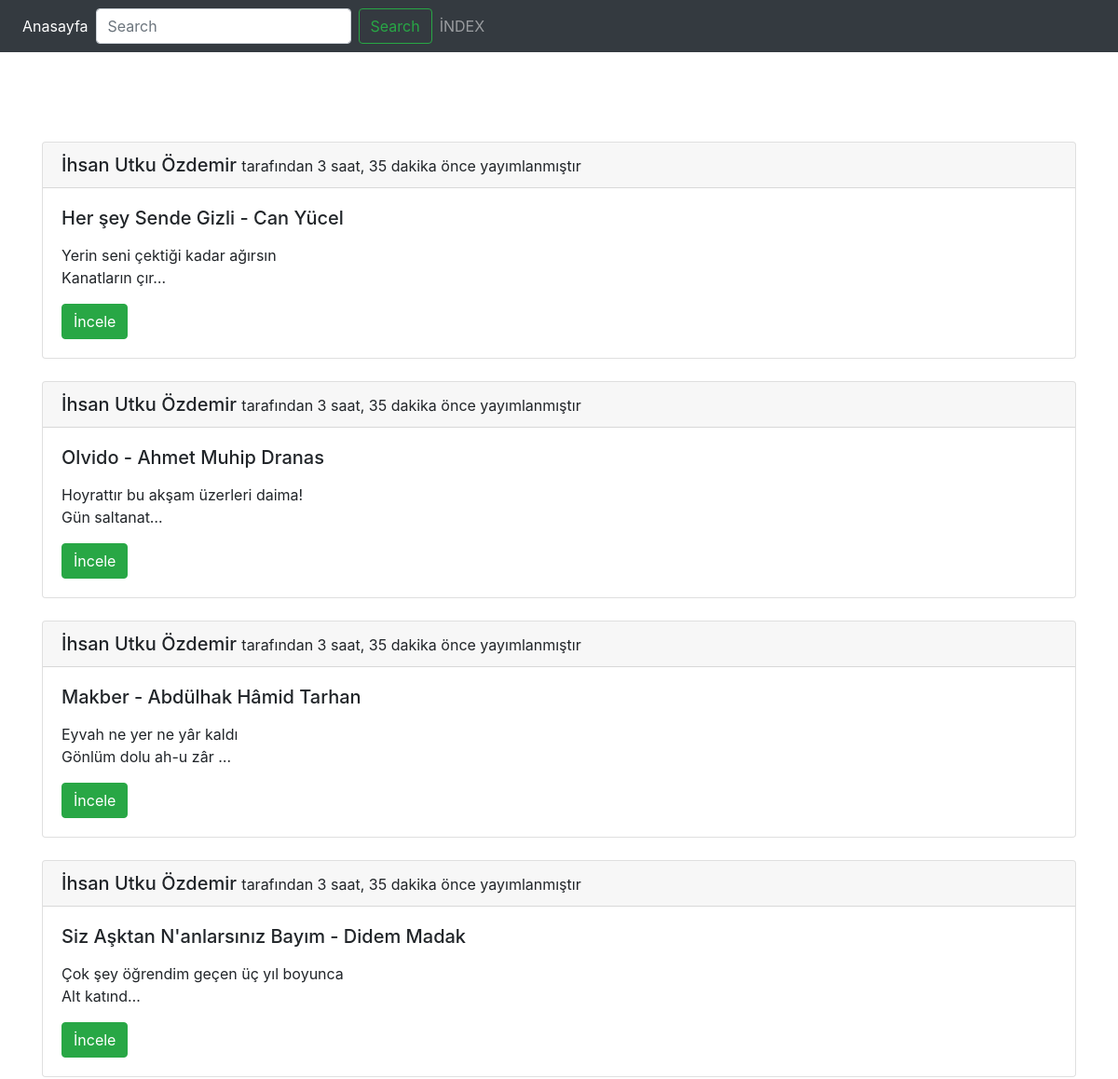
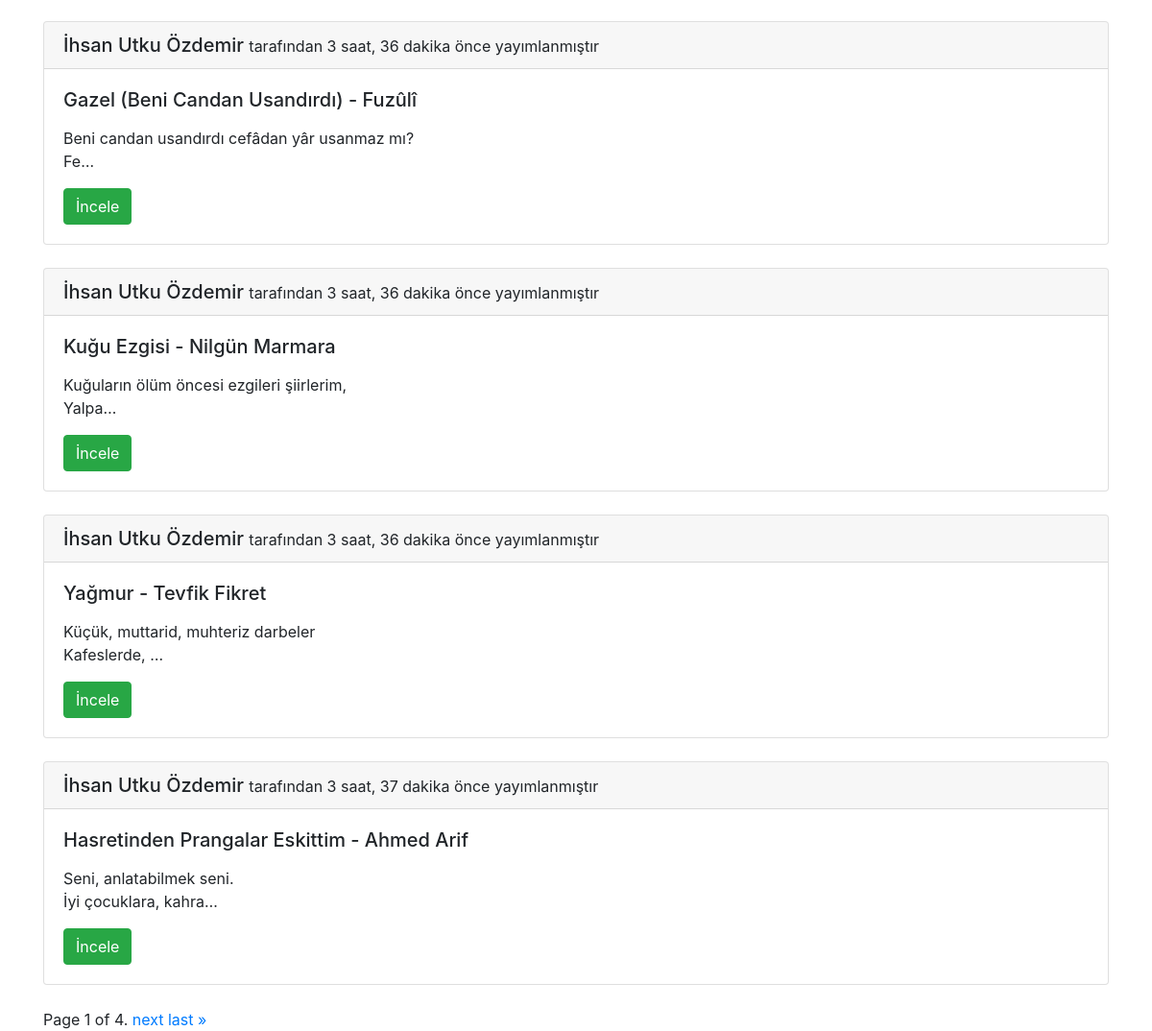
The page /post/index/ on the database its author committed (2 pictures, top to bottom).
### post/models.py (models this page shows, shortened)
class Post(models.Model):
    user = models.ForeignKey('auth.User', verbose_name='Yazar', related_name='posts', on_delete=models.CASCADE)
    title = models.CharField(max_length=120, verbose_name='Başlık')
    content = models.TextField(verbose_name='İçerik')
    publishing_date = models.DateTimeField(verbose_name='Yayımlanma Tarihi', auto_now_add=True)
    slug = models.SlugField(unique=True, editable=False, max_length=130)
    def get_absolute_url(self):
        return reverse('post:detail', kwargs={'slug': self.slug})
    class Meta:
        ordering = ['-publishing_date',  'id']

### post/views.py (the view, shortened to what this page needs)
def post_index(request):
    post_list = Post.objects.all()
    query = request.GET.get('q')
    paginator = Paginator(post_list, 8)
    page_number = request.GET.get('page')
    posts = paginator.get_page(page_number)
    return render(request, "post/index.html", {'posts': posts})

### templates/post/index.html (shortened to what this page needs)
{% extends 'base.html' %}
{% block body %}
    <div class="container">
        {% for post in posts %}
            <div class="row">
                <div class="col-md-12">
                    <div class="card">
                        <h5 class="card-header"> {{ post.user.get_full_name }} <small> tarafından {{ post.publishing_date|timesince }} önce yayımlanmıştır </small> </h5>
                        <div class="card-body">
                            <h5 class="card-title"> {{ post.title }} </h5>
                            <p class="card-text"> {{ post.content|linebreaks|truncatechars:55 }} </p>
                            <a href="{{ post.get_absolute_url }}" class="btn btn-success"> İncele </a>
                        </div>
                    </div>
                </div>
            </div>
            <br>
        {% endfor %}
        <div class="row">
            <div class="col-md-12">
                <div class="pagination">
                    <span class="step-links">
                        <span class="current">
                            Page {{ posts.number }} of {{ posts.paginator.num_pages }}.
                        </span>
                        {% if posts.has_next %}
                            <a href="?page={{ posts.next_page_number }}">next</a>
                            <a href="?page={{ posts.paginator.num_pages }}">last &raquo;</a>
                        {% endif %}
                    </span>
                </div>
            </div>
        </div>
    </div>
{% endblock %}

### templates/base.html (shortened to what this page needs)
{% load static %}
<!DOCTYPE html>
<html lang="en">
<head>
    <link rel="stylesheet" href="https://stackpath.bootstrapcdn.com/bootstrap/4.5.0/css/bootstrap.min.css">
    <link rel="stylesheet" href="{% static 'css/style.css' %}">
</head>
<body>
    {% include 'header.html' %}
    {% block body %}
    {% endblock %}
</body>
</html>

### templates/header.html (shortened to what this page needs)
<nav class="navbar navbar-expand-lg  navbar fixed-top navbar-dark bg-dark">
  <div class="collapse navbar-collapse" id="navbarNavDropdown">
    <ul class="navbar-nav">
      <li class="nav-item active">
        <a class="nav-link" href="{% url 'home' %}">Anasayfa <span class="sr-only">(current)</span></a>
      </li>
         <form class="form-inline" role="search" method="Get" action="">
             <input class="form-control mr-sm-2" type="search" name="q" placeholder="Search" aria-label="Search">
             <button class="btn btn-outline-success my-2 my-sm-0" type="submit">Search</button>
         </form>
      <li class="nav-item">
        <a class="nav-link " href="{% url 'post:index' %}">İNDEX</a>
      </li>
    </ul>
  </div>
</nav>
<br><br><br>

### static/css/style.css (style rules this page uses)
body { padding-top: 80px; }

### rows shown on the page
Post: user.get_full_name "İhsan Utku Özdemir", publishing_date "3 saat, 35 dakika", title "Her şey Sende Gizli - Can Yücel", content "Yerin seni çektiği kadar ağırsın Kanatların çır…"
Post: user.get_full_name "İhsan Utku Özdemir", publishing_date "3 saat, 35 dakika", title "Olvido - Ahmet Muhip Dranas", content "Hoyrattır bu akşam üzerleri daima! Gün saltanat…"
Post: user.get_full_name "İhsan Utku Özdemir", publishing_date "3 saat, 35 dakika", title "Makber - Abdülhak Hâmid Tarhan", content "Eyvah ne yer ne yâr kaldı Gönlüm dolu ah-u zâr …"
Post: user.get_full_name "İhsan Utku Özdemir", publishing_date "3 saat, 35 dakika", title "Siz Aşktan N'anlarsınız Bayım - Didem Madak", content "Çok şey öğrendim geçen üç yıl boyunca Alt katınd…"
Post: user.get_full_name "İhsan Utku Özdemir", publishing_date "3 saat, 36 dakika", title "Gazel (Beni Candan Usandırdı) - Fuzûlî", content "Beni candan usandırdı cefâdan yâr usanmaz mı? Fe…"
Post: user.get_full_name "İhsan Utku Özdemir", publishing_date "3 saat, 36 dakika", title "Kuğu Ezgisi - Nilgün Marmara", content "Kuğuların ölüm öncesi ezgileri şiirlerim, Yalpa…"
Post: user.get_full_name "İhsan Utku Özdemir", publishing_date "3 saat, 36 dakika", title "Yağmur - Tevfik Fikret", content "Küçük, muttarid, muhteriz darbeler Kafeslerde, …"
Post: user.get_full_name "İhsan Utku Özdemir", publishing_date "3 saat, 37 dakika", title "Hasretinden Prangalar Eskittim - Ahmed Arif", content "Seni, anlatabilmek seni. İyi çocuklara, kahra…"

### other values the page prints
{{ posts.number }} "1"
{{ posts.paginator.num_pages }} "4"
